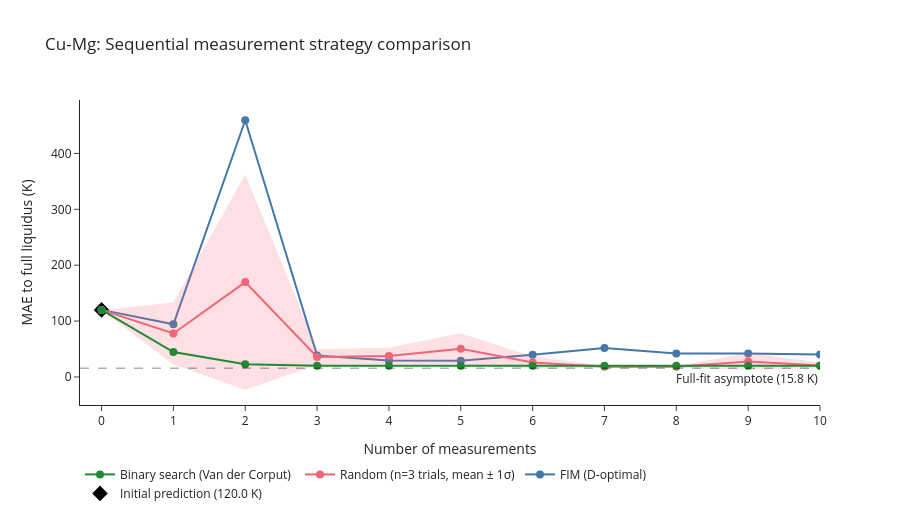

The notebook cell this image was saved under:
### Code cell
# ============================================================
# STEP 5: Summary figure
# ============================================================

n_axis    = [h['n']   for h in fim_history]          # 0, 1, 2, ..., N_ITER
fim_maes  = [h['mae'] for h in fim_history]
bis_maes  = [h['mae'] for h in bisect_history]

# Random: all histories share the same n=0 entry; stack only the per-trial MAEs
random_mae_arr  = np.array([[h['mae']  for h in hist] for hist in random_histories])
random_mae_mean = random_mae_arr.mean(axis=0)
random_mae_std  = random_mae_arr.std(axis=0)

fig = go.Figure()

# --- Shared initial prediction point (n=0, before any measurements) ---
fig.add_trace(go.Scatter(
    x=[0], y=[INITIAL_MAE],
    mode='markers',
    marker=dict(color='black', size=12, symbol='diamond'),
    name=f'Initial prediction ({INITIAL_MAE:.1f} K)',
    showlegend=True,
))

# --- FIM (D-optimal) ---
fig.add_trace(go.Scatter(
    x=n_axis, y=fim_maes,
    mode='lines+markers',
    name='FIM (D-optimal)',
    line=dict(color='#4477AA', width=2),
    marker=dict(size=8),
))

# --- Random ± 1σ band ---
fig.add_trace(go.Scatter(
    x=n_axis, y=random_mae_mean + random_mae_std,
    mode='lines', line=dict(width=0), showlegend=False,
))
fig.add_trace(go.Scatter(
    x=n_axis, y=random_mae_mean - random_mae_std,
    mode='lines', fill='tonexty',
    fillcolor='rgba(238,102,119,0.20)',
    line=dict(width=0), showlegend=False,
))
fig.add_trace(go.Scatter(
    x=n_axis, y=random_mae_mean,
    mode='lines+markers',
    name=f'Random (n={N_RANDOM_TRIALS} trials, mean ± 1σ)',
    line=dict(color='#EE6677', width=2),
    marker=dict(size=8),
))

# --- Binary search ---
fig.add_trace(go.Scatter(
    x=n_axis, y=bis_maes,
    mode='lines+markers',
    name='Binary search (Van der Corput)',
    line=dict(color='#228833', width=2),
    marker=dict(size=8),
))

# --- Full-fit asymptote ---
fig.add_hline(
    y=ASYMPTOTE_MAE,
    line_dash='dash', line_color='black', line_width=1.5,
    annotation_text=f'Full-fit asymptote ({ASYMPTOTE_MAE:.1f} K)',
    annotation_position='bottom right',
)

fig.update_layout(
    title=f'{SYSTEM}: Sequential measurement strategy comparison',
    xaxis=dict(title='Number of measurements', dtick=1, range=[-0.3, N_ITER]),
    yaxis_title='MAE to full liquidus (K)',
    template='simple_white',
    height=520,
    legend=dict(orientation='h', yanchor='top', y=-0.18, xanchor='left', x=0),
)
fig.show()

if SAVE_FIGURES:
    fig.write_html(str(OUTPUT_DIR / 'summary.html'))
    print(f"Summary saved to {OUTPUT_DIR / 'summary.html'}")

### Figure 1 — Plotly figure (JSON) as saved in the notebook; plotly's stock layout.template omitted (floating-point values rounded to 4 significant figures)
{"data": [{"marker": {"color": "black", "size": 12, "symbol": "diamond"}, "mode": "markers", "name": "Initial prediction (120.0 K)", "showlegend": true, "type": "scatter", "x": [0], "y": [120.0]}, {"line": {"color": "#4477AA", "width": 2}, "marker": {"size": 8}, "mode": "lines+markers", "name": "FIM (D-optimal)", "type": "scatter", "x": [0, 1, 2, 3, 4, 5, 6, 7, 8, 9, 10], "y": [120.0, 94.17, 459.3, 38.24, 29.52, 28.82, 39.62, 51.66, 42.16, 41.93, 40.15]}, {"line": {"width": 0}, "mode": "lines", "showlegend": false, "type": "scatter", "x": [0, 1, 2, 3, 4, 5, 6, 7, 8, 9, 10], "y": [120.0, 133.1, 362.4, 50.01, 52.28, 78.11, 36.7, 19.82, 19.71, 42.86, 25.71]}, {"fill": "tonexty", "fillcolor": "rgba(238,102,119,0.20)", "line": {"width": 0}, "mode": "lines", "showlegend": false, "type": "scatter", "x": [0, 1, 2, 3, 4, 5, 6, 7, 8, 9, 10], "y": [120.0, 22.36, -22.88, 21.53, 22.81, 22.82, 14.81, 16.54, 16.4, 12.69, 15.72]}, {"line": {"color": "#EE6677", "width": 2}, "marker": {"size": 8}, "mode": "lines+markers", "name": "Random (n=3 trials, mean ± 1σ)", "type": "scatter", "x": [0, 1, 2, 3, 4, 5, 6, 7, 8, 9, 10], "y": [120.0, 77.75, 169.7, 35.77, 37.54, 50.46, 25.75, 18.18, 18.06, 27.78, 20.71]}, {"line": {"color": "#228833", "width": 2}, "marker": {"size": 8}, "mode": "lines+markers", "name": "Binary search (Van der Corput)", "type": "scatter", "x": [0, 1, 2, 3, 4, 5, 6, 7, 8, 9, 10], "y": [120.0, 44.54, 22.96, 20.02, 19.99, 19.98, 19.99, 19.98, 19.99, 19.99, 20.0]}], "layout": {"annotations": [{"showarrow": false, "text": "Full-fit asymptote (15.8 K)", "x": 1, "xanchor": "right", "xref": "x domain", "y": 15.81, "yanchor": "top", "yref": "y"}], "height": 520, "legend": {"orientation": "h", "x": 0, "xanchor": "left", "y": -0.18, "yanchor": "top"}, "shapes": [{"line": {"color": "black", "dash": "dash", "width": 1.5}, "type": "line", "x0": 0, "x1": 1, "xref": "x domain", "y0": 15.81, "y1": 15.81, "yref": "y"}], "title": {"text": "Cu-Mg: Sequential measurement strategy comparison"}, "xaxis": {"dtick": 1, "range": [-0.3, 10], "title": {"text": "Number of measurements"}}, "yaxis": {"title": {"text": "MAE to full liquidus (K)"}}}}
